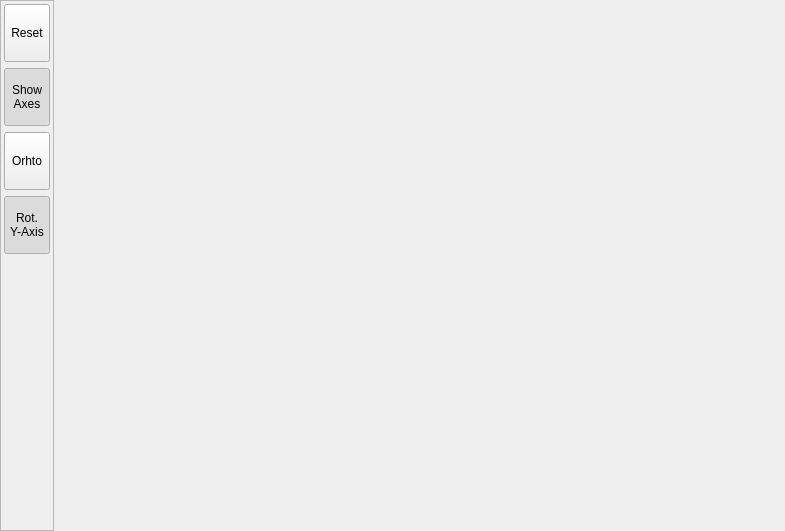
<?xml version="1.0" encoding="UTF-8"?>
<ui version="4.0">
 <class>OpenGLCanvas</class>
 <widget class="QWidget" name="OpenGLCanvas">
  <property name="geometry">
   <rect>
    <x>0</x>
    <y>0</y>
    <width>785</width>
    <height>531</height>
   </rect>
  </property>
  <property name="windowTitle">
   <string>Form</string>
  </property>
  <property name="autoFillBackground">
   <bool>true</bool>
  </property>
  <layout class="QHBoxLayout">
   <property name="spacing">
    <number>7</number>
   </property>
   <property name="leftMargin">
    <number>0</number>
   </property>
   <property name="topMargin">
    <number>0</number>
   </property>
   <property name="rightMargin">
    <number>0</number>
   </property>
   <property name="bottomMargin">
    <number>0</number>
   </property>
   <item>
    <widget class="QFrame" name="frame_2">
     <property name="minimumSize">
      <size>
       <width>54</width>
       <height>16</height>
      </size>
     </property>
     <property name="maximumSize">
      <size>
       <width>54</width>
       <height>16777215</height>
      </size>
     </property>
     <property name="frameShape">
      <enum>QFrame::StyledPanel</enum>
     </property>
     <property name="frameShadow">
      <enum>QFrame::Raised</enum>
     </property>
     <layout class="QVBoxLayout">
      <property name="spacing">
       <number>6</number>
      </property>
      <property name="leftMargin">
       <number>3</number>
      </property>
      <property name="topMargin">
       <number>3</number>
      </property>
      <property name="rightMargin">
       <number>3</number>
      </property>
      <property name="bottomMargin">
       <number>3</number>
      </property>
      <item>
       <widget class="QToolButton" name="btnResetCamera">
        <property name="minimumSize">
         <size>
          <width>46</width>
          <height>58</height>
         </size>
        </property>
        <property name="text">
         <string>Reset</string>
        </property>
        <property name="icon">
         <iconset resource="../../../images/geoX.qrc">
          <normaloff>:/images/Camera.png</normaloff>:/images/Camera.png</iconset>
        </property>
        <property name="iconSize">
         <size>
          <width>32</width>
          <height>32</height>
         </size>
        </property>
        <property name="toolButtonStyle">
         <enum>Qt::ToolButtonTextUnderIcon</enum>
        </property>
       </widget>
      </item>
      <item>
       <widget class="QToolButton" name="btnDrawAxes">
        <property name="minimumSize">
         <size>
          <width>46</width>
          <height>58</height>
         </size>
        </property>
        <property name="text">
         <string>Show
Axes</string>
        </property>
        <property name="checkable">
         <bool>true</bool>
        </property>
        <property name="checked">
         <bool>true</bool>
        </property>
        <property name="toolButtonStyle">
         <enum>Qt::ToolButtonTextUnderIcon</enum>
        </property>
       </widget>
      </item>
      <item>
       <widget class="QToolButton" name="btnOrtho">
        <property name="minimumSize">
         <size>
          <width>46</width>
          <height>58</height>
         </size>
        </property>
        <property name="text">
         <string>Orhto</string>
        </property>
        <property name="icon">
         <iconset resource="../../../images/geoX.qrc">
          <normaloff>:/images/wirecube.png</normaloff>:/images/wirecube.png</iconset>
        </property>
        <property name="checkable">
         <bool>true</bool>
        </property>
        <property name="checked">
         <bool>false</bool>
        </property>
        <property name="toolButtonStyle">
         <enum>Qt::ToolButtonTextUnderIcon</enum>
        </property>
       </widget>
      </item>
      <item>
       <widget class="QToolButton" name="btnYAxis">
        <property name="minimumSize">
         <size>
          <width>46</width>
          <height>58</height>
         </size>
        </property>
        <property name="text">
         <string>Rot.
Y-Axis</string>
        </property>
        <property name="checkable">
         <bool>true</bool>
        </property>
        <property name="checked">
         <bool>true</bool>
        </property>
        <property name="toolButtonStyle">
         <enum>Qt::ToolButtonTextUnderIcon</enum>
        </property>
       </widget>
      </item>
      <item>
       <spacer>
        <property name="orientation">
         <enum>Qt::Vertical</enum>
        </property>
        <property name="sizeHint" stdset="0">
         <size>
          <width>20</width>
          <height>40</height>
         </size>
        </property>
       </spacer>
      </item>
     </layout>
    </widget>
   </item>
   <item>
    <widget class="GeoXOpenGLWidget" name="glFrame" native="true">
     <property name="sizePolicy">
      <sizepolicy hsizetype="Ignored" vsizetype="Ignored">
       <horstretch>0</horstretch>
       <verstretch>0</verstretch>
      </sizepolicy>
     </property>
     <property name="minimumSize">
      <size>
       <width>0</width>
       <height>0</height>
      </size>
     </property>
     <property name="mouseTracking">
      <bool>false</bool>
     </property>
    </widget>
   </item>
  </layout>
 </widget>
 <customwidgets>
  <customwidget>
   <class>GeoXOpenGLWidget</class>
   <extends>QWidget</extends>
   <header>GeoXOpenGLWidget.h</header>
   <container>1</container>
  </customwidget>
 </customwidgets>
 <resources>
  <include location="../../../images/geoX.qrc"/>
 </resources>
 <connections/>
</ui>
